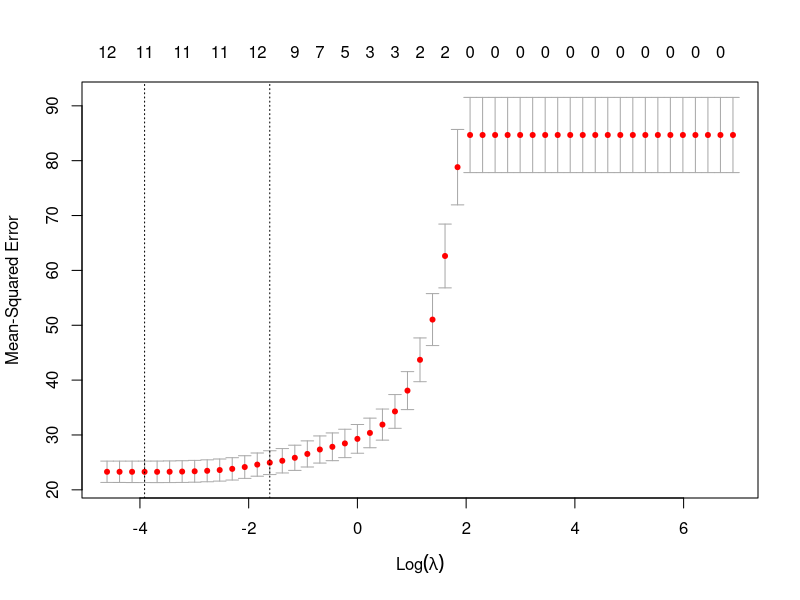

Write the R code that produced this figure.
## ---- chunk 1
library(mlbench)
data(BostonHousing)
str(BostonHousing)

## ---- chunk 2
library(tidyverse)
library(broom)
library(glmnet)

# Define the responce variable
y = BostonHousing$medv
# Put all the predictors in a data matrix
x = BostonHousing %>% select(crim,zn,indus,chas,nox,rm,age,dis,rad,tax,ptratio,b,lstat) %>% data.matrix()

# Specify a range for Lambda
lambdas = 10^seq(3, -2, by = -.1)

# LASSO regression involves tuning a hyperparameter lambda, and it runs the model many times for different values of lambda
fit <- glmnet(x, y, alpha = 1, lambda = lambdas) # alpha=1 in lasso

# cv.glmnet() uses cross-validation to work out 
cv_fit <- cv.glmnet(x, y, alpha = 1, lambda = lambdas)
plot(cv_fit) # lowest point in the curve indicates the optimal lambda

## ---- chunk 3
optlambda <- cv_fit$lambda.min
optlambda # log value of lambda that best minimised the error

## ---- chunk 4
# Predicting values and computing an R2 value for the data we trained on
 y_predicted <- predict(fit, s = optlambda, newx = x) # newx contanins the matrix of the predicted values

# Sum of Squares Total and Error
sst <- sum(y^2)
sse <- sum((y_predicted - y)^2)

# R squared
rsq <- 1 - sse / sst
rsq

